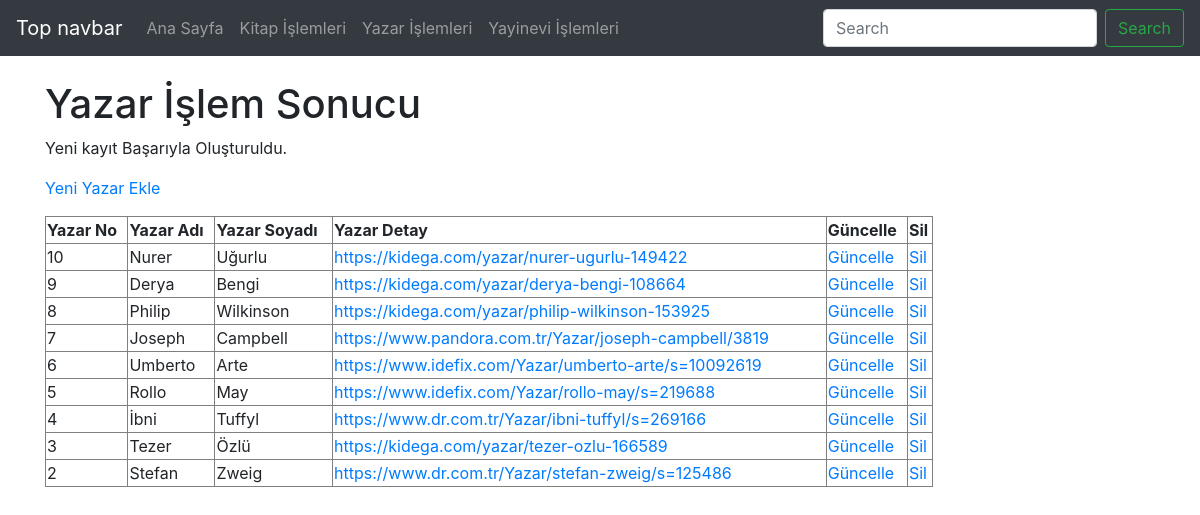
Page /yazar_eklendi.php on the committed database.
### tables this page shows
CREATE TABLE `yazar` (
  `YazarKayitNO` smallint(6) NOT NULL COMMENT 'YAZARIN KAYIT NUMARASI',
  `YazarKayitTARIH` timestamp NOT NULL DEFAULT current_timestamp() COMMENT 'YAZARIN KAYIT TARİHİ',
  `YazarAdi` varchar(100) NOT NULL COMMENT 'YAZARIN ADI',
  `YazarSoyadi` varchar(100) NOT NULL COMMENT 'YAZARIN SOYADI',
  `YazarURL` varchar(100) DEFAULT NULL COMMENT 'YAZARIN İNTERNET SİTESİ'
);

### yazar_eklendi.php (the view, shortened to what this page needs)
<?php
    require_once("baglanti.php");
    $YazarAdi = mysqli_real_escape_string($baglanti, $_POST['YazarAdi']);
    $YazarSoyadi = mysqli_real_escape_string($baglanti, $_POST['YazarSoyadi']);
    $YazarURL = mysqli_real_escape_string($baglanti, $_POST['YazarURL']);
    $sorgu = "INSERT INTO yazar (YazarAdi, YazarSoyadi, YazarURL)
            VALUES ('$YazarAdi', '$YazarSoyadi', '$YazarURL')";
    if (mysqli_query($baglanti, $sorgu)) {
        $islemSonuc = "Yeni kayıt Başarıyla Oluşturuldu.";
    } else {
        $islemSonuc = "Hata: " . $sorgu . "<br>" . mysqli_error($baglanti);
    }
    $sorgu2 = mysqli_query($baglanti, "SELECT * FROM yazar ORDER BY YazarKayitNO DESC");
?>
<!DOCTYPE html>
<html lang="tr"><head><meta http-equiv="Content-Type" content="text/html; charset=UTF-8">
<link href="bootstrap.min.css" rel="stylesheet">
    <link href="./katalog_files/navbar-top.css" rel="stylesheet">
  </head>
  <body>
    <nav class="navbar navbar-expand-md navbar-dark bg-dark mb-4">
  <a class="navbar-brand" href="https://getbootstrap.com/docs/4.4/examples/navbar-static/#">Top navbar</a>
  <div class="collapse navbar-collapse" id="navbarCollapse">
    <ul class="navbar-nav mr-auto">
      <li class="nav-item">
        <a class="nav-link" href="index.php">Ana Sayfa </a>
      </li>
      <li class="nav-item">
        <a class="nav-link" href="eser.php">Kitap İşlemleri</a>
      </li>
      <li class="nav-item">
        <a class="nav-link" href="yazar.php">Yazar İşlemleri</a>
      </li>
      <li class="nav-item">
        <a class="nav-link" href="yayinevi.php">Yayinevi İşlemleri</a>
      </li>
    </ul>
    <form class="form-inline mt-2 mt-md-0">
      <input class="form-control mr-sm-2" type="text" placeholder="Search" aria-label="Search">
      <button class="btn btn-outline-success my-2 my-sm-0" type="submit">Search</button>
    </form>
  </div>
</nav>
<main role="main" class="container">
<h1>Yazar İşlem Sonucu</h1>
<p><?php echo $islemSonuc; ?></p>
<p><a href="yazar_ekle.php">Yeni Yazar Ekle</a></p>
<?php
echo("<table border=1 width=80%>");
    echo("<tr>");
    echo("<td><b>Yazar No</b></td>");
    echo("<td><b>Yazar Adı</b></td>");
    echo("<td><b>Yazar Soyadı</b></td>");
    echo("<td><b>Yazar Detay</b></td>");
    echo("<td><b>Güncelle</b></td>");
    echo("<td><b>Sil</b></td>");
    echo("</tr>");
while($satir = mysqli_fetch_assoc($sorgu2)){
    echo("<tr>");
    echo("<td>".$satir["YazarKayitNO"]."</td>");
    echo("<td>".$satir["YazarAdi"]."</td>");
    echo("<td>".$satir["YazarSoyadi"]."</td>");
    echo("<td><a href=".$satir['YazarURL']."target='_blank'>".$satir["YazarURL"]."</a></td>");
    echo("<td><a href='guncellenecek.php?YazarKayitNO=".$satir["YazarKayitNO"]."'>Güncelle</a></td>");
    echo("<td><a href='sil.php?YazarKayitNO=".$satir["YazarKayitNO"]."'>Sil</a></td>");
    echo("</tr>");
            }
echo("</table>");
?>
</main>
</body></html>

### navbar-top.css (style rules this page uses)
body { min-height: 75rem; }

### rows in the picture
yazar: YazarKayitNO "10", YazarAdi "Nurer", YazarSoyadi "Uğurlu", YazarURL "https://kidega.com/yazar/nurer-ugurlu-149422"
yazar: YazarKayitNO "9", YazarAdi "Derya", YazarSoyadi "Bengi", YazarURL "https://kidega.com/yazar/derya-bengi-108664"
yazar: YazarKayitNO "8", YazarAdi "Philip", YazarSoyadi "Wilkinson", YazarURL "https://kidega.com/yazar/philip-wilkinson-153925"
yazar: YazarKayitNO "7", YazarAdi "Joseph", YazarSoyadi "Campbell", YazarURL "https://www.pandora.com.tr/Yazar/joseph-campbell/3819"
yazar: YazarKayitNO "6", YazarAdi "Umberto", YazarSoyadi "Arte", YazarURL "https://www.idefix.com/Yazar/umberto-arte/s=10092619"
yazar: YazarKayitNO "5", YazarAdi "Rollo", YazarSoyadi "May", YazarURL "https://www.idefix.com/Yazar/rollo-may/s=219688"
yazar: YazarKayitNO "4", YazarAdi "İbni", YazarSoyadi "Tuffyl", YazarURL "https://www.dr.com.tr/Yazar/ibni-tuffyl/s=269166"
yazar: YazarKayitNO "3", YazarAdi "Tezer", YazarSoyadi "Özlü", YazarURL "https://kidega.com/yazar/tezer-ozlu-166589"
yazar: YazarKayitNO "2", YazarAdi "Stefan", YazarSoyadi "Zweig", YazarURL "https://www.dr.com.tr/Yazar/stefan-zweig/s=125486"

### other values in the picture
$islemSonuc "Yeni kayıt Başarıyla Oluşturuldu."
